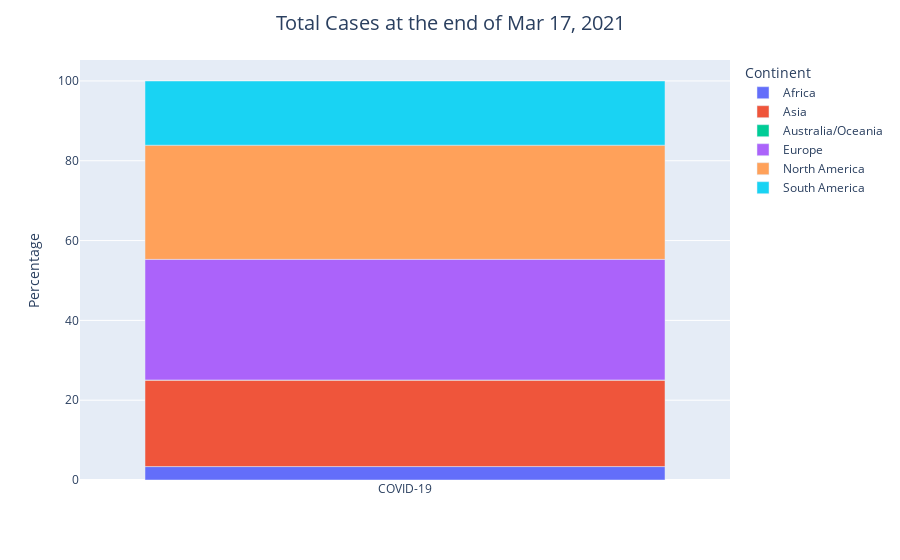
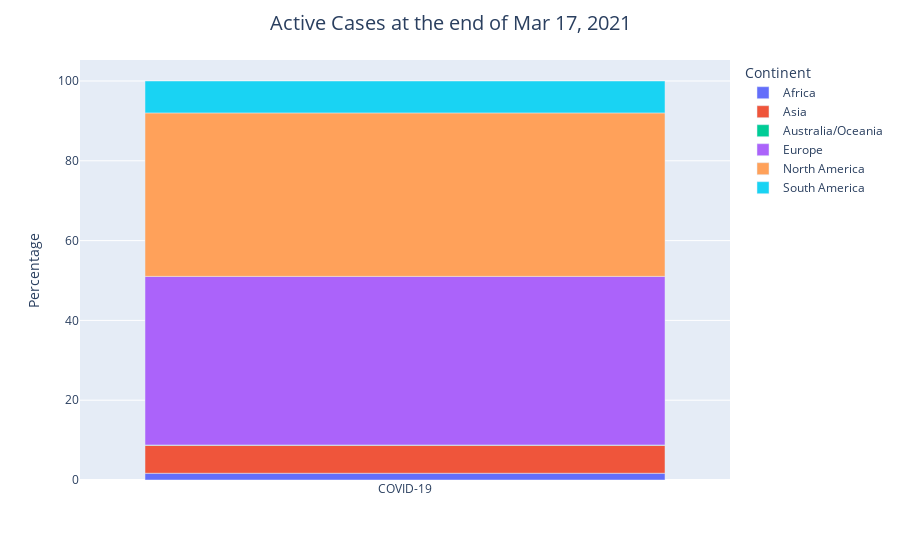
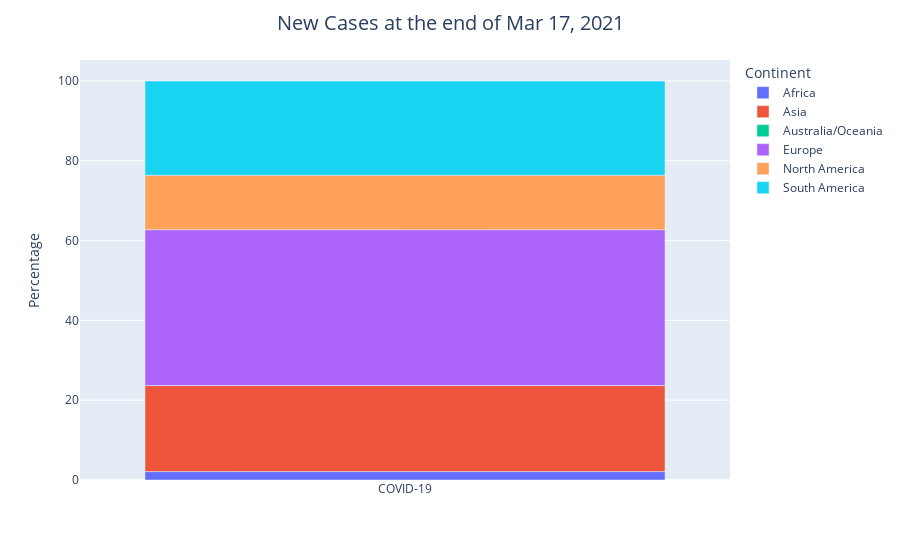
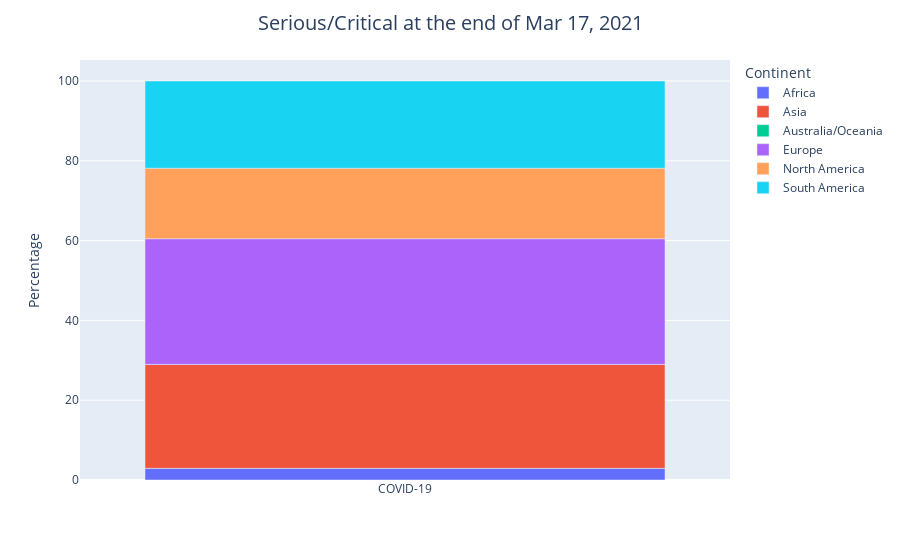

The notebook cell these images were saved under, in order:
### Code cell
continent_visualization(cases_vis_list)

### Figure 1 — Plotly figure (JSON) as saved in the notebook; plotly's stock layout.template omitted (floating-point values rounded to 4 significant figures)
{"data": [{"alignmentgroup": "True", "customdata": [[4095103]], "hovertemplate": "Continent=Africa<br>Virus=%{x}<br>Percentage=%{y}<br>Total Cases=%{customdata[0]}<extra></extra>", "legendgroup": "Africa", "marker": {"color": "#636efa"}, "name": "Africa", "offsetgroup": "Africa", "orientation": "v", "showlegend": true, "textposition": "auto", "type": "bar", "x": ["COVID-19"], "xaxis": "x", "y": [3.36], "yaxis": "y"}, {"alignmentgroup": "True", "customdata": [[26374984]], "hovertemplate": "Continent=Asia<br>Virus=%{x}<br>Percentage=%{y}<br>Total Cases=%{customdata[0]}<extra></extra>", "legendgroup": "Asia", "marker": {"color": "#EF553B"}, "name": "Asia", "offsetgroup": "Asia", "orientation": "v", "showlegend": true, "textposition": "auto", "type": "bar", "x": ["COVID-19"], "xaxis": "x", "y": [21.67], "yaxis": "y"}, {"alignmentgroup": "True", "customdata": [[52951]], "hovertemplate": "Continent=Australia/Oceania<br>Virus=%{x}<br>Percentage=%{y}<br>Total Cases=%{customdata[0]}<extra></extra>", "legendgroup": "Australia/Oceania", "marker": {"color": "#00cc96"}, "name": "Australia/Oceania", "offsetgroup": "Australia/Oceania", "orientation": "v", "showlegend": true, "textposition": "auto", "type": "bar", "x": ["COVID-19"], "xaxis": "x", "y": [0.04], "yaxis": "y"}, {"alignmentgroup": "True", "customdata": [[36779236]], "hovertemplate": "Continent=Europe<br>Virus=%{x}<br>Percentage=%{y}<br>Total Cases=%{customdata[0]}<extra></extra>", "legendgroup": "Europe", "marker": {"color": "#ab63fa"}, "name": "Europe", "offsetgroup": "Europe", "orientation": "v", "showlegend": true, "textposition": "auto", "type": "bar", "x": ["COVID-19"], "xaxis": "x", "y": [30.22], "yaxis": "y"}, {"alignmentgroup": "True", "customdata": [[34813328]], "hovertemplate": "Continent=North America<br>Virus=%{x}<br>Percentage=%{y}<br>Total Cases=%{customdata[0]}<extra></extra>", "legendgroup": "North America", "marker": {"color": "#FFA15A"}, "name": "North America", "offsetgroup": "North America", "orientation": "v", "showlegend": true, "textposition": "auto", "type": "bar", "x": ["COVID-19"], "xaxis": "x", "y": [28.61], "yaxis": "y"}, {"alignmentgroup": "True", "customdata": [[19584137]], "hovertemplate": "Continent=South America<br>Virus=%{x}<br>Percentage=%{y}<br>Total Cases=%{customdata[0]}<extra></extra>", "legendgroup": "South America", "marker": {"color": "#19d3f3"}, "name": "South America", "offsetgroup": "South America", "orientation": "v", "showlegend": true, "textposition": "auto", "type": "bar", "x": ["COVID-19"], "xaxis": "x", "y": [16.09], "yaxis": "y"}], "layout": {"barmode": "relative", "legend": {"title": {"text": "Continent"}, "tracegroupgap": 0}, "margin": {"t": 60}, "title": {"font": {"size": 20}, "text": "Total Cases at the end of Mar 17, 2021", "x": 0.5, "xanchor": "center"}, "xaxis": {"anchor": "y", "domain": [0, 1], "title": {"text": ""}}, "yaxis": {"anchor": "x", "domain": [0, 1], "title": {"text": "Percentage"}}}}

### Figure 2 — Plotly figure (JSON) as saved in the notebook; plotly's stock layout.template omitted (floating-point values rounded to 4 significant figures)
{"data": [{"alignmentgroup": "True", "customdata": [[321553]], "hovertemplate": "Continent=Africa<br>Virus=%{x}<br>Percentage=%{y}<br>Active Cases=%{customdata[0]}<extra></extra>", "legendgroup": "Africa", "marker": {"color": "#636efa"}, "name": "Africa", "offsetgroup": "Africa", "orientation": "v", "showlegend": true, "textposition": "auto", "type": "bar", "x": ["COVID-19"], "xaxis": "x", "y": [1.69], "yaxis": "y"}, {"alignmentgroup": "True", "customdata": [[1333984]], "hovertemplate": "Continent=Asia<br>Virus=%{x}<br>Percentage=%{y}<br>Active Cases=%{customdata[0]}<extra></extra>", "legendgroup": "Asia", "marker": {"color": "#EF553B"}, "name": "Asia", "offsetgroup": "Asia", "orientation": "v", "showlegend": true, "textposition": "auto", "type": "bar", "x": ["COVID-19"], "xaxis": "x", "y": [7], "yaxis": "y"}, {"alignmentgroup": "True", "customdata": [[17471]], "hovertemplate": "Continent=Australia/Oceania<br>Virus=%{x}<br>Percentage=%{y}<br>Active Cases=%{customdata[0]}<extra></extra>", "legendgroup": "Australia/Oceania", "marker": {"color": "#00cc96"}, "name": "Australia/Oceania", "offsetgroup": "Australia/Oceania", "orientation": "v", "showlegend": true, "textposition": "auto", "type": "bar", "x": ["COVID-19"], "xaxis": "x", "y": [0.09], "yaxis": "y"}, {"alignmentgroup": "True", "customdata": [[8053110]], "hovertemplate": "Continent=Europe<br>Virus=%{x}<br>Percentage=%{y}<br>Active Cases=%{customdata[0]}<extra></extra>", "legendgroup": "Europe", "marker": {"color": "#ab63fa"}, "name": "Europe", "offsetgroup": "Europe", "orientation": "v", "showlegend": true, "textposition": "auto", "type": "bar", "x": ["COVID-19"], "xaxis": "x", "y": [42.25], "yaxis": "y"}, {"alignmentgroup": "True", "customdata": [[7810350]], "hovertemplate": "Continent=North America<br>Virus=%{x}<br>Percentage=%{y}<br>Active Cases=%{customdata[0]}<extra></extra>", "legendgroup": "North America", "marker": {"color": "#FFA15A"}, "name": "North America", "offsetgroup": "North America", "orientation": "v", "showlegend": true, "textposition": "auto", "type": "bar", "x": ["COVID-19"], "xaxis": "x", "y": [40.98], "yaxis": "y"}, {"alignmentgroup": "True", "customdata": [[1523618]], "hovertemplate": "Continent=South America<br>Virus=%{x}<br>Percentage=%{y}<br>Active Cases=%{customdata[0]}<extra></extra>", "legendgroup": "South America", "marker": {"color": "#19d3f3"}, "name": "South America", "offsetgroup": "South America", "orientation": "v", "showlegend": true, "textposition": "auto", "type": "bar", "x": ["COVID-19"], "xaxis": "x", "y": [7.99], "yaxis": "y"}], "layout": {"barmode": "relative", "legend": {"title": {"text": "Continent"}, "tracegroupgap": 0}, "margin": {"t": 60}, "title": {"font": {"size": 20}, "text": "Active Cases at the end of Mar 17, 2021", "x": 0.5, "xanchor": "center"}, "xaxis": {"anchor": "y", "domain": [0, 1], "title": {"text": ""}}, "yaxis": {"anchor": "x", "domain": [0, 1], "title": {"text": "Percentage"}}}}

### Figure 3 — Plotly figure (JSON) as saved in the notebook; plotly's stock layout.template omitted (floating-point values rounded to 4 significant figures)
{"data": [{"alignmentgroup": "True", "customdata": [[11177]], "hovertemplate": "Continent=Africa<br>Virus=%{x}<br>Percentage=%{y}<br>New Cases=%{customdata[0]}<extra></extra>", "legendgroup": "Africa", "marker": {"color": "#636efa"}, "name": "Africa", "offsetgroup": "Africa", "orientation": "v", "showlegend": true, "textposition": "auto", "type": "bar", "x": ["COVID-19"], "xaxis": "x", "y": [2.11], "yaxis": "y"}, {"alignmentgroup": "True", "customdata": [[113986]], "hovertemplate": "Continent=Asia<br>Virus=%{x}<br>Percentage=%{y}<br>New Cases=%{customdata[0]}<extra></extra>", "legendgroup": "Asia", "marker": {"color": "#EF553B"}, "name": "Asia", "offsetgroup": "Asia", "orientation": "v", "showlegend": true, "textposition": "auto", "type": "bar", "x": ["COVID-19"], "xaxis": "x", "y": [21.56], "yaxis": "y"}, {"alignmentgroup": "True", "customdata": [[46]], "hovertemplate": "Continent=Australia/Oceania<br>Virus=%{x}<br>Percentage=%{y}<br>New Cases=%{customdata[0]}<extra></extra>", "legendgroup": "Australia/Oceania", "marker": {"color": "#00cc96"}, "name": "Australia/Oceania", "offsetgroup": "Australia/Oceania", "orientation": "v", "showlegend": true, "textposition": "auto", "type": "bar", "x": ["COVID-19"], "xaxis": "x", "y": [0.01], "yaxis": "y"}, {"alignmentgroup": "True", "customdata": [[206481]], "hovertemplate": "Continent=Europe<br>Virus=%{x}<br>Percentage=%{y}<br>New Cases=%{customdata[0]}<extra></extra>", "legendgroup": "Europe", "marker": {"color": "#ab63fa"}, "name": "Europe", "offsetgroup": "Europe", "orientation": "v", "showlegend": true, "textposition": "auto", "type": "bar", "x": ["COVID-19"], "xaxis": "x", "y": [39.05], "yaxis": "y"}, {"alignmentgroup": "True", "customdata": [[72237]], "hovertemplate": "Continent=North America<br>Virus=%{x}<br>Percentage=%{y}<br>New Cases=%{customdata[0]}<extra></extra>", "legendgroup": "North America", "marker": {"color": "#FFA15A"}, "name": "North America", "offsetgroup": "North America", "orientation": "v", "showlegend": true, "textposition": "auto", "type": "bar", "x": ["COVID-19"], "xaxis": "x", "y": [13.66], "yaxis": "y"}, {"alignmentgroup": "True", "customdata": [[124873]], "hovertemplate": "Continent=South America<br>Virus=%{x}<br>Percentage=%{y}<br>New Cases=%{customdata[0]}<extra></extra>", "legendgroup": "South America", "marker": {"color": "#19d3f3"}, "name": "South America", "offsetgroup": "South America", "orientation": "v", "showlegend": true, "textposition": "auto", "type": "bar", "x": ["COVID-19"], "xaxis": "x", "y": [23.61], "yaxis": "y"}], "layout": {"barmode": "relative", "legend": {"title": {"text": "Continent"}, "tracegroupgap": 0}, "margin": {"t": 60}, "title": {"font": {"size": 20}, "text": "New Cases at the end of Mar 17, 2021", "x": 0.5, "xanchor": "center"}, "xaxis": {"anchor": "y", "domain": [0, 1], "title": {"text": ""}}, "yaxis": {"anchor": "x", "domain": [0, 1], "title": {"text": "Percentage"}}}}

### Figure 4 — Plotly figure (JSON) as saved in the notebook; plotly's stock layout.template omitted (floating-point values rounded to 4 significant figures)
{"data": [{"alignmentgroup": "True", "customdata": [[2597]], "hovertemplate": "Continent=Africa<br>Virus=%{x}<br>Percentage=%{y}<br>Serious/Critical=%{customdata[0]}<extra></extra>", "legendgroup": "Africa", "marker": {"color": "#636efa"}, "name": "Africa", "offsetgroup": "Africa", "orientation": "v", "showlegend": true, "textposition": "auto", "type": "bar", "x": ["COVID-19"], "xaxis": "x", "y": [2.92], "yaxis": "y"}, {"alignmentgroup": "True", "customdata": [[23133]], "hovertemplate": "Continent=Asia<br>Virus=%{x}<br>Percentage=%{y}<br>Serious/Critical=%{customdata[0]}<extra></extra>", "legendgroup": "Asia", "marker": {"color": "#EF553B"}, "name": "Asia", "offsetgroup": "Asia", "orientation": "v", "showlegend": true, "textposition": "auto", "type": "bar", "x": ["COVID-19"], "xaxis": "x", "y": [26.05], "yaxis": "y"}, {"alignmentgroup": "True", "customdata": [[-4]], "hovertemplate": "Continent=Australia/Oceania<br>Virus=%{x}<br>Percentage=%{y}<br>Serious/Critical=%{customdata[0]}<extra></extra>", "legendgroup": "Australia/Oceania", "marker": {"color": "#00cc96"}, "name": "Australia/Oceania", "offsetgroup": "Australia/Oceania", "orientation": "v", "showlegend": true, "textposition": "auto", "type": "bar", "x": ["COVID-19"], "xaxis": "x", "y": [0], "yaxis": "y"}, {"alignmentgroup": "True", "customdata": [[27961]], "hovertemplate": "Continent=Europe<br>Virus=%{x}<br>Percentage=%{y}<br>Serious/Critical=%{customdata[0]}<extra></extra>", "legendgroup": "Europe", "marker": {"color": "#ab63fa"}, "name": "Europe", "offsetgroup": "Europe", "orientation": "v", "showlegend": true, "textposition": "auto", "type": "bar", "x": ["COVID-19"], "xaxis": "x", "y": [31.49], "yaxis": "y"}, {"alignmentgroup": "True", "customdata": [[15702]], "hovertemplate": "Continent=North America<br>Virus=%{x}<br>Percentage=%{y}<br>Serious/Critical=%{customdata[0]}<extra></extra>", "legendgroup": "North America", "marker": {"color": "#FFA15A"}, "name": "North America", "offsetgroup": "North America", "orientation": "v", "showlegend": true, "textposition": "auto", "type": "bar", "x": ["COVID-19"], "xaxis": "x", "y": [17.68], "yaxis": "y"}, {"alignmentgroup": "True", "customdata": [[19413]], "hovertemplate": "Continent=South America<br>Virus=%{x}<br>Percentage=%{y}<br>Serious/Critical=%{customdata[0]}<extra></extra>", "legendgroup": "South America", "marker": {"color": "#19d3f3"}, "name": "South America", "offsetgroup": "South America", "orientation": "v", "showlegend": true, "textposition": "auto", "type": "bar", "x": ["COVID-19"], "xaxis": "x", "y": [21.86], "yaxis": "y"}], "layout": {"barmode": "relative", "legend": {"title": {"text": "Continent"}, "tracegroupgap": 0}, "margin": {"t": 60}, "title": {"font": {"size": 20}, "text": "Serious/Critical at the end of Mar 17, 2021", "x": 0.5, "xanchor": "center"}, "xaxis": {"anchor": "y", "domain": [0, 1], "title": {"text": ""}}, "yaxis": {"anchor": "x", "domain": [0, 1], "title": {"text": "Percentage"}}}}
